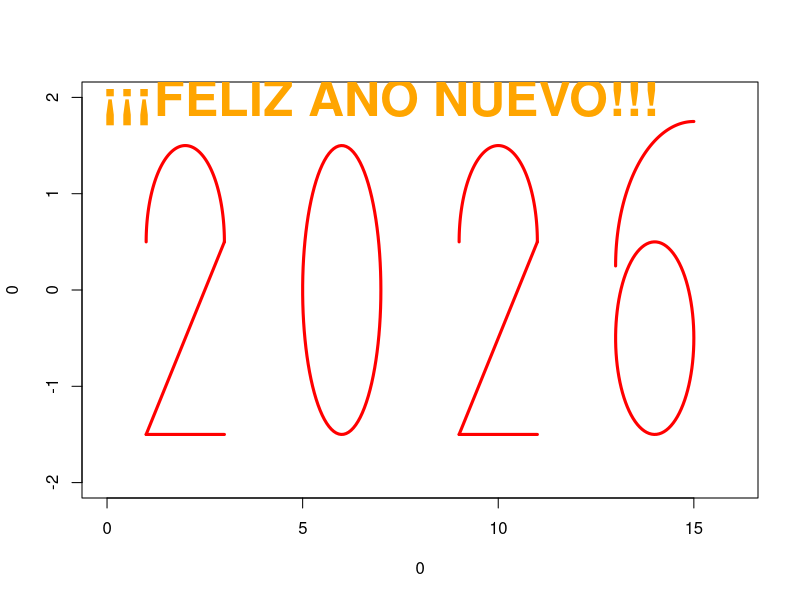
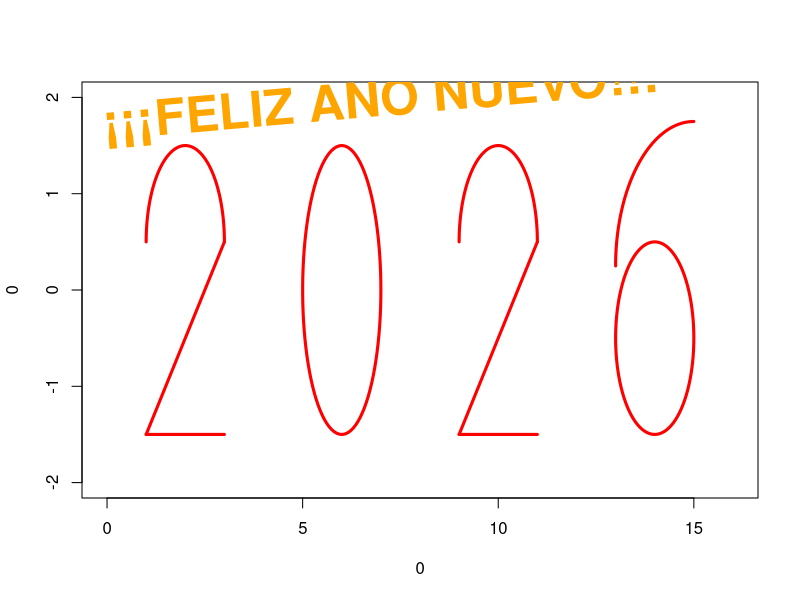
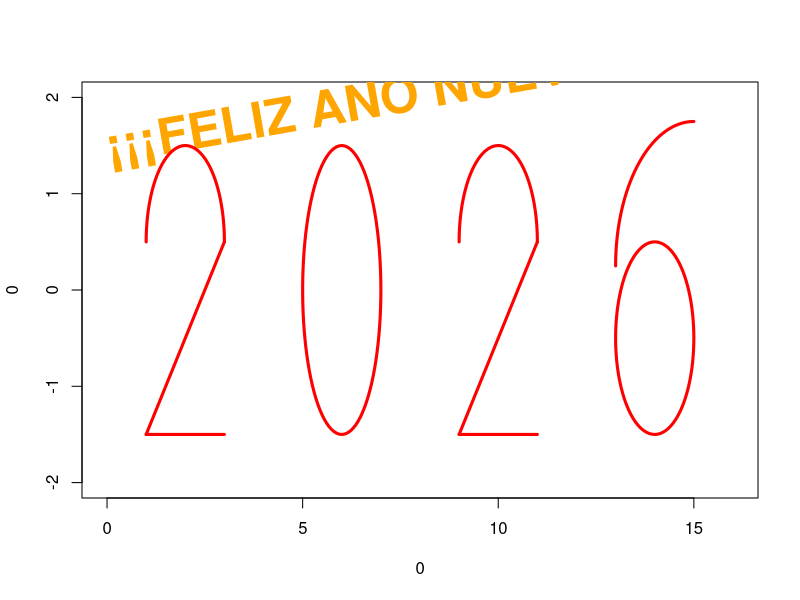
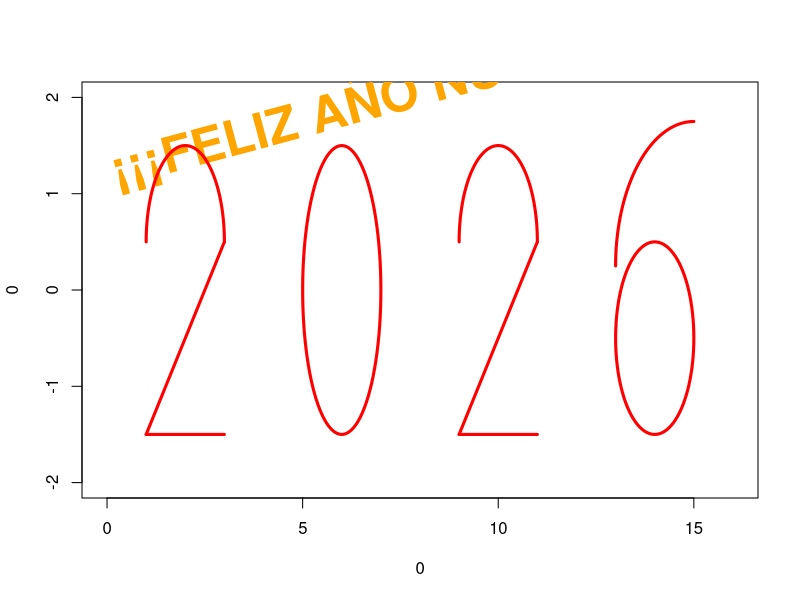
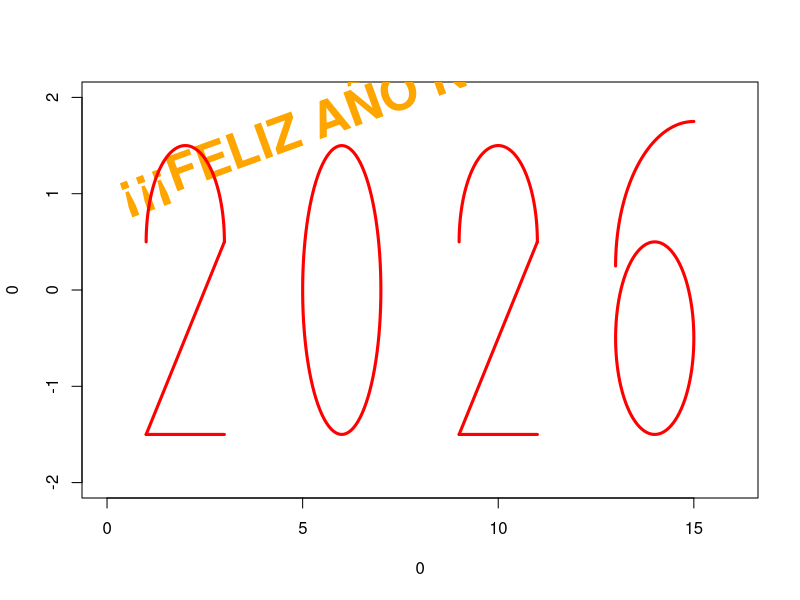
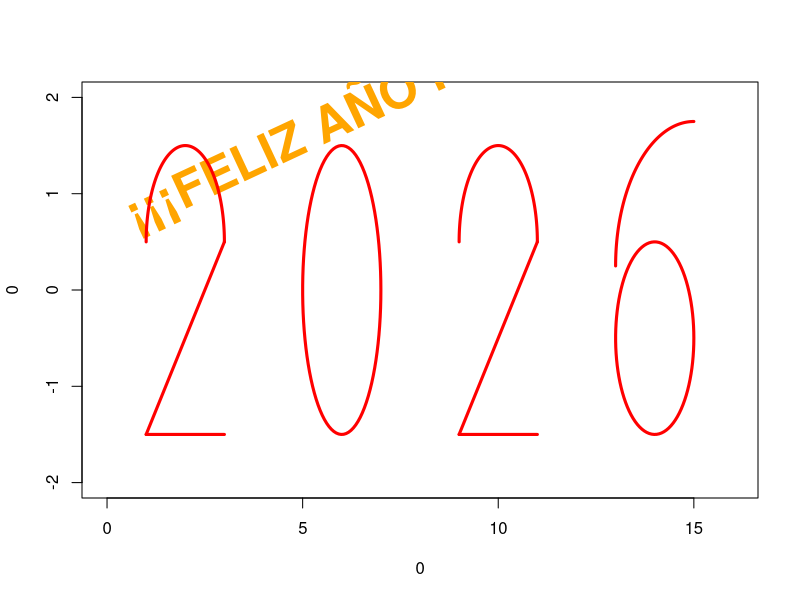
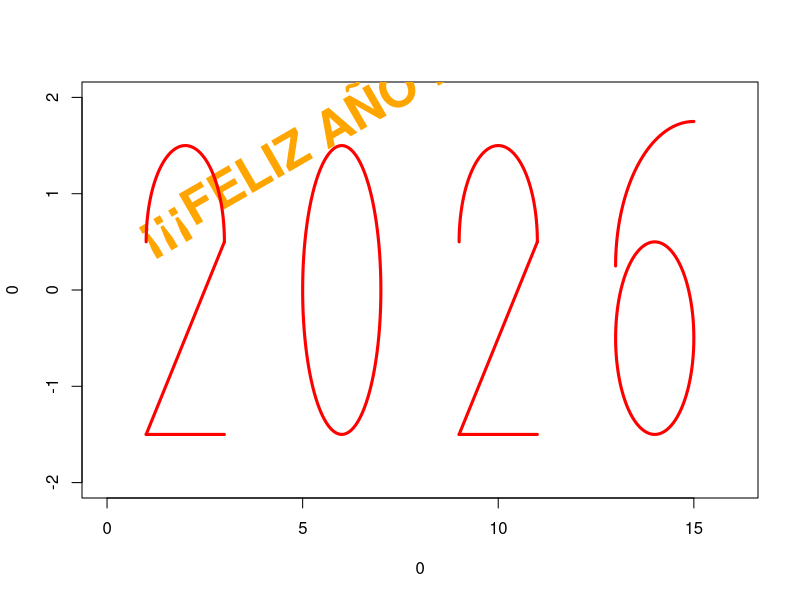
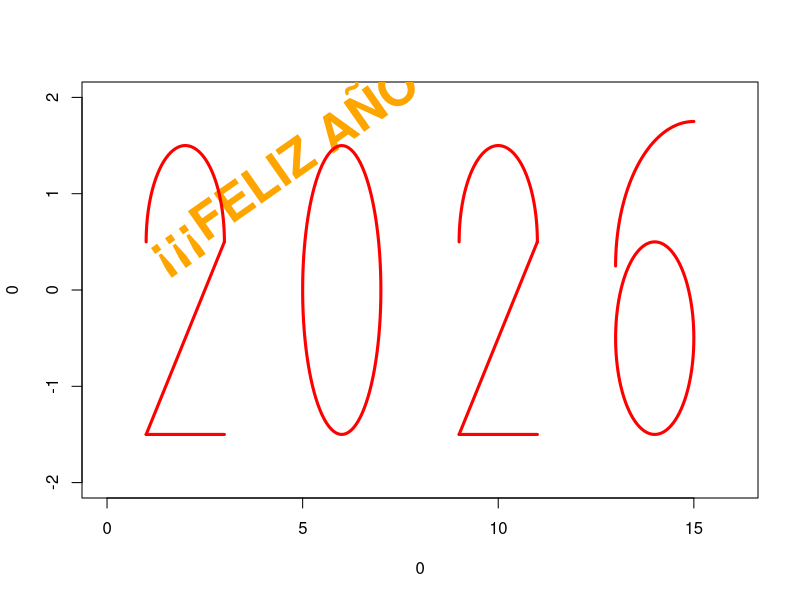

These charts were generated, in order, by the following R code:
rotar <- function(angulo){
    text(x=7,y=2,labels="¡¡¡FELIZ AÑO NUEVO!!!",cex=3,font=2,col="orange",srt=angulo)
}

dibujar_2026 <- function(angulo){
    plot(0, 0, type="n", xlim=c(0,16), ylim=c(-2,2))
    rotar(angulo)
    #Pintar primer 2
    t <- seq(0,pi,length.out=100)
    lines(cos(t)+2,sin(t)+0.5,lwd=3,col="red") #Genera el semicirculo del 2
    lines(c(3,1),c(0.5,-1.5),lwd=3,col="red") #Diagonal
    lines(c(3,1),c(-1.5,-1.5),lwd=3,col="red") #Base
    #Pintar 0
    t <- seq(0,2*pi,length.out=100)
    lines(cos(t)+6,sin(t)*1.5,lwd=3,col="red")
    #Pintar segundo 2
    t <- seq(0,pi,length.out=100)
    lines(cos(t)+10,sin(t)+0.5,lwd=3,col="red")
    lines(c(11, 9), c(0.5, -1.5), lwd = 3, col = "red")
    lines(c(9, 11), c(-1.5, -1.5), lwd = 3, col = "red")
    #Pintar 6
    t_base <- seq(0,2*pi,length.out=100)
    lines(cos(t_base)+14,sin(t_base)-0.5,lwd=3,col="red")
    t_superior <- seq(pi/2,pi,length.out=100)
    lines(cos(t_superior)*2+15,sin(t_superior)*1.5+0.25,lwd=3,col="red")
}

for(i in seq(0,360,by=5)){
    dev.hold()
    dibujar_2026(i)
    dev.flush()
    Sys.sleep(0.05)
}